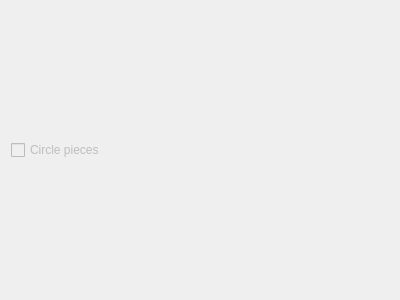
<?xml version="1.0" encoding="UTF-8"?>
<ui version="4.0">
 <class>boardTabWidget</class>
 <widget class="QWidget" name="boardTabWidget">
  <property name="geometry">
   <rect>
    <x>0</x>
    <y>0</y>
    <width>400</width>
    <height>300</height>
   </rect>
  </property>
  <property name="windowTitle">
   <string>Board Tab</string>
  </property>
  <layout class="QGridLayout" name="mainLayout">
   <item row="0" column="0">
    <layout class="QHBoxLayout" name="boardTabLayout" stretch="0,1">
     <item>
      <layout class="QVBoxLayout" name="leftLayout">
       <item>
        <widget class="QCheckBox" name="circlePiecesCheckBox">
         <property name="enabled">
          <bool>false</bool>
         </property>
         <property name="text">
          <string>Circle pieces</string>
         </property>
        </widget>
       </item>
      </layout>
     </item>
     <item>
      <widget class="QLabel" name="boardView">
       <property name="sizePolicy">
        <sizepolicy hsizetype="Ignored" vsizetype="Ignored">
         <horstretch>0</horstretch>
         <verstretch>0</verstretch>
        </sizepolicy>
       </property>
       <property name="text">
        <string/>
       </property>
       <property name="alignment">
        <set>Qt::AlignCenter</set>
       </property>
      </widget>
     </item>
    </layout>
   </item>
  </layout>
 </widget>
 <resources/>
 <connections/>
</ui>
